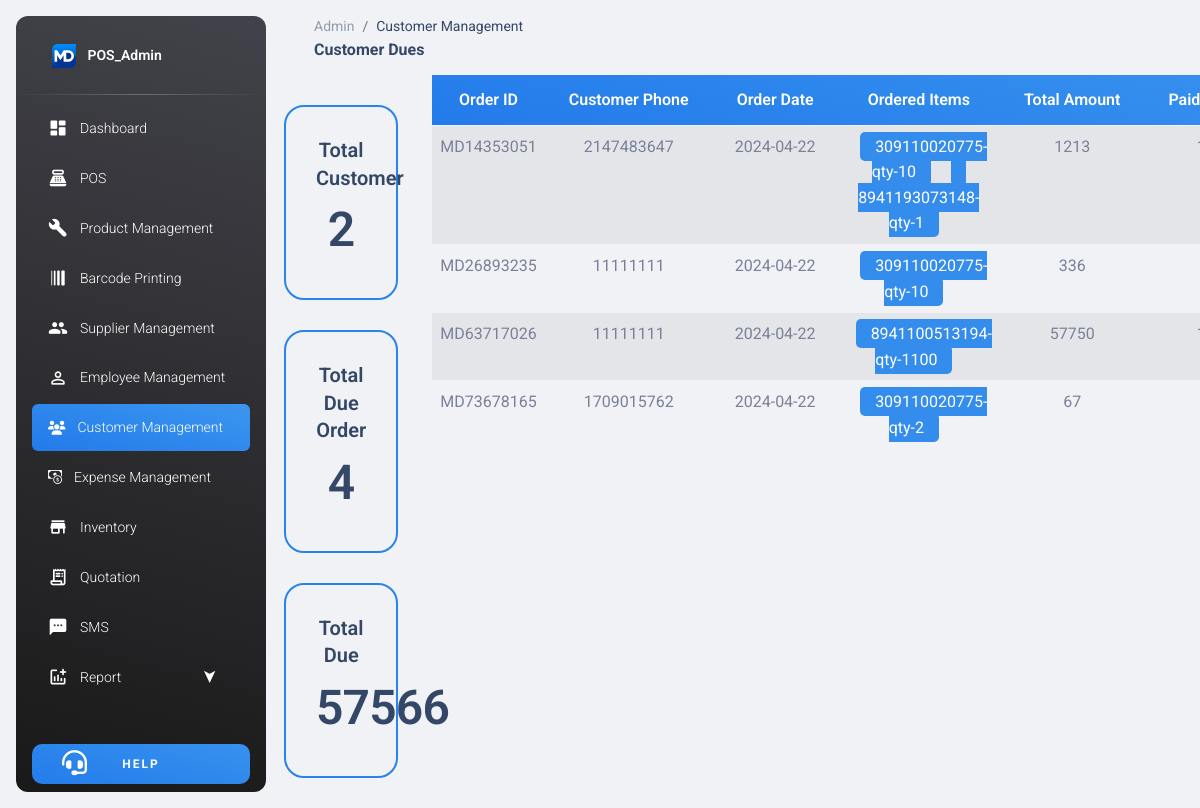
Page /Admin_panel/customer-due.php on the committed database.
### tables this page shows
CREATE TABLE `customer_order` (
  `order_id` varchar(255) NOT NULL,
  `customer_phone` varchar(11) NOT NULL,
  `order_date` date NOT NULL,
  `order_item` varchar(255) NOT NULL,
  `total` int(255) NOT NULL,
  `paid` int(255) NOT NULL,
  `due` int(255) NOT NULL,
  `paid_by` varchar(255) NOT NULL,
  `sale_by` varchar(255) NOT NULL
);

### Admin_panel/customer-due.php (the view, shortened to what this page needs)
<!DOCTYPE html>
<html lang="en">
<head>
  <link rel="stylesheet" href="https://cdn.jsdelivr.net/npm/bootstrap-icons@1.11.3/font/bootstrap-icons.min.css">
  <link rel="stylesheet" href="https://cdnjs.cloudflare.com/ajax/libs/font-awesome/6.5.1/css/fontawesome.min.css" />
  <link href="../assets/css/nucleo-icons.css" rel="stylesheet" />
  <link href="../assets/css/nucleo-svg.css" rel="stylesheet" />
  <link href="../assets/css/supplier_management.css" rel="stylesheet" />
  <link href="../assets/css/supplier-due.css" rel="stylesheet" />
  <link id="pagestyle" href="../assets/css/material-dashboard.css?v=3.1.0" rel="stylesheet" />
</head>
<body class="g-sidenav-show  bg-gray-200">
  <aside class="sidenav navbar navbar-vertical navbar-expand-xs border-0 border-radius-xl my-3 fixed-start ms-3   bg-gradient-dark" id="sidenav-main">
    <div class="sidenav-header">
      <a class="navbar-brand m-0" href=" https://demos.creative-tim.com/material-dashboard/pages/dashboard " target="_blank">
        <img src="../assets/img/MD logo.svg" class="navbar-brand-img h-100" alt="main_logo">
        <span class="ms-1 font-weight-bold text-white">POS_Admin</span>
      </a>
    </div>
    <hr class="horizontal light mt-0 mb-2">
    <div class="collapse navbar-collapse  w-auto " id="sidenav-collapse-main">
      <ul class="navbar-nav">
        <li class="nav-item">
          <a class="nav-link text-white " href="dashboard.php">
            <div class="text-white text-center me-2 d-flex align-items-center justify-content-center">
              <i class="material-icons opacity-10">dashboard</i>
            </div>
            <span class="nav-link-text ms-1">Dashboard</span>
          </a>
        </li>
        <li class="nav-item">
          <a class="nav-link text-white" href="pos.php">
            <div class="text-white text-center me-2 d-flex align-items-center justify-content-center">
              <i class="material-icons opacity-10">point_of_sale</i>
            </div>
            <span class="nav-link-text ms-1">POS</span>
          </a>
        </li>
        <li class="nav-item">
          <a class="nav-link text-white " href="product_management.php">
            <div class="text-white text-center me-2 d-flex align-items-center justify-content-center">
              <i class="material-icons opacity-10">build</i>
            </div>
            <span class="nav-link-text ms-1">Product Management</span>
          </a>
        </li>
        <li class="nav-item">
          <a class="nav-link text-white " href="barcode_printing.php">
            <div class="text-white text-center me-2 d-flex align-items-center justify-content-center">
              <i class="material-icons opacity-10" style="transform:rotate(90deg);">line_weight</i>
            </div>
            <span class="nav-link-text ms-1">Barcode Printing</span>
          </a>
        </li>
        <li class="nav-item">
          <a class="nav-link text-white" href="supplier_management.php">
            <div class="text-white text-center me-2 d-flex align-items-center justify-content-center">
              <i class="material-icons opacity-10">group</i>
            </div>
            <span class="nav-link-text ms-1">Supplier Management</span>
          </a>
        </li>
        <li class="nav-item">
          <a class="nav-link text-white " href="sales_staff.php">
            <div class="text-white text-center me-2 d-flex align-items-center justify-content-center">
              <i class="material-icons opacity-10">person_outline</i>
            </div>
            <span class="nav-link-text ms-1">Employee Management</span>
          </a>
        </li>
        <li class="nav-item">
          <a class="nav-link text-white bg-gradient-primary" href="customer_management.php">
            <div class="text-white text-center me-2 d-flex align-items-center justify-content-center">
              <i class="fas fa-users opacity-10"></i>
            </div>
            <span class="nav-link-text ms-1">Customer Management</span>
          </a>
        </li>
        <li class="nav-item">
          <a class="nav-link text-white " href="expens_management.php">
            <div class="text-white text-center me-2 d-flex align-items-center justify-content-center">
            <i class="bi bi-cash-coin opacity-10"></i>
            </div>
            <span class="nav-link-text ms-1">Expense Management</span>
          </a>
        </li>
        <li class="nav-item">
          <a class="nav-link text-white " href="inventory.php">
            <div class="text-white text-center me-2 d-flex align-items-center justify-content-center">
              <i class="material-icons opacity-10">store</i>
            </div>
            <span class="nav-link-text ms-1">Inventory</span>
          </a>
        </li>
        <li class="nav-item">
          <a class="nav-link text-white " href="quotation.php">
            <div class="text-white text-center me-2 d-flex align-items-center justify-content-center">
              <i class="material-icons opacity-10">receipt_long</i>
            </div>
            <span class="nav-link-text ms-1">Quotation</span>
          </a>
        </li>
        <li class="nav-item">
          <a class="nav-link text-white" href="sms.php">
            <div class="text-white text-center me-2 d-flex align-items-center justify-content-center">
              <i class="material-icons opacity-10">sms</i>
            </div>
            <span class="nav-link-text ms-1">SMS</span>
          </a>
        </li>
        <li class="nav-item sub_menu">
          <div class="nav-link text-white dropdown_menu" href="sales_report.php">
            <div class="text-white text-center me-2 d-flex align-items-center justify-content-center">
              <i class="material-icons opacity-10">addchart</i>
            </div>
            <span class="nav-link-text ms-1">Report</span>
          </div>
        </li>
      </ul>
    </div>
    <div class="sidenav-footer position-absolute w-100 bottom-1">
      <div class="mx-3">
        <a class="btn bg-gradient-primary w-100 " href="support.php" type="button" style="letter-spacing:2px;border-radius:10px !important;padding:10px !important;"><i class="fas fa-headset position-absolute  text-white" style="font-size:25px;width: 100%; left:-30%; top: 7px;"></i><span class="text-white">Help</span></a>
      </div>
    </div>
  </aside>
  <main class="main-content position-relative max-height-vh-100 h-100 border-radius-lg ">
    <nav class="navbar navbar-main navbar-expand-lg px-0 mx-4 shadow-none border-radius-xl" id="navbarBlur" data-scroll="true">
      <div class="container-fluid py-1 px-3">
        <nav aria-label="breadcrumb">
          <ol class="breadcrumb bg-transparent mb-0 pb-0 pt-1 px-0 me-sm-6 me-5">
            <li class="breadcrumb-item text-sm"><a class="opacity-5 text-dark" href="javascript:;">Admin</a></li>
            <li class="breadcrumb-item text-sm text-dark active" aria-current="page">Customer Management</li>
          </ol>
          <h6 class="font-weight-bolder mb-0">Customer Dues</h6>
        </nav>
      </div>
    </nav>
    <div class="body overflow-hidden">
        <div class="row">
            <div class="col-lg-2 text-center">
                <div class="item1">
                    <h5 class="h5">Total Customer</h5>
                    <?php
                      require_once("../conn.php");
                      $sql1 = "SELECT COUNT(*) AS row_count FROM customer";
                      $qry1 = mysqli_query($conn,$sql1);
                      $result = mysqli_fetch_assoc($qry1);
                      $row_count = $result['row_count'];
                    ?>
                    <h1 class="h1"><?php echo $row_count; ?></h1>
                </div>
                <div class="item1">
                    <h5 class="h5">Total Due Order</h5>
                    <?php
                      require_once("../conn.php");
                      $sql2 = "SELECT COUNT(*) AS row_count FROM customer_order where due !=0";
                      $qry2 = mysqli_query($conn,$sql2);
                      $result1 = mysqli_fetch_assoc($qry2);
                      $row_count1 = $result1['row_count'];
                    ?>
                    <h1 class="h1"><?php echo $row_count1; ?></h1>
                </div>
                <div class="item1">
                    <h5 class="h5">Total Due</h5>
                    <?php
                      require_once("../conn.php");
                      $sql4 = "SELECT SUM(due) AS total_sum FROM customer_order";
                      $qry4 = mysqli_query($conn,$sql4);
                      $result3 = mysqli_fetch_assoc($qry4);
                      $total_sum1 = $result3['total_sum'];
                    ?>
                    <h1 class="h1"><?php echo $total_sum1; ?></h1>
                </div>
            </div>
            <div class="col-lg-10 tab">
                <table class="table table-striped text-center justify-content-center">
                    <thead class="bg-gradient-primary text-white">
                      <th>Order ID</th>
                      <th>Customer Phone</th>
                      <th>Order Date</th>
                      <th>Ordered Items</th>
                      <th>Total Amount</th>
                      <th>Paid Amount</th>
                    </thead>
                    <tbody>
                    <?php
                        require_once("../conn.php");
                        $sql = "select * from customer_order where due != '0' ";
                        $qry = mysqli_query($conn,$sql);
                        if(mysqli_num_rows($qry)>0)
                        {
                          while($row=mysqli_fetch_assoc($qry))
                          {
                            ?>
                      <tr>
                        <td><?php echo $row['order_id']; ?></td>
                        <td><?php echo $row['customer_phone']; ?></td>
                        <td><?php echo $row['order_date']; ?></td>
                        <td width=800 class="wrap">
                          <?php
                            $values = explode(',',$row["order_item"]);
                            foreach($values as $x){
                              echo "<span style='padding: 5px 15px; margin: 5px 10px; background: #348DED; color: white; border-radius: 5px;'>".$x."</span>";
                            }
                          ?>
                        </td>
                        <td><?php echo $row['total']; ?></td>
                        <td><?php echo $row['paid']; ?></td>
                      </tr>
                      <?php
                          }
                        }
                      ?>
                    </tbody>
                </table>
            </div>
        </div>
    </div>

### assets/css/supplier_management.css (style rules this page uses)
.table tbody tr .wrap span { float: center; }
.table tbody tr .wrap { text-wrap: wrap; }

### assets/css/supplier-due.css (style rules this page uses)
.item1 { border: 2px solid #2983EB; padding: 30px 30px; margin: 30px 10px; border-radius: 50px; -webkit-border-radius: 20px; -moz-border-radius: 50px; -ms-border-radius: 50px; -o-border-radius: 50px; }
.tab { max-height: 88vh; overflow-y: scroll; }
.table tbody tr .wrap { text-wrap: wrap; }

### rows in the picture
customer_order: order_id "MD14353051", customer_phone "2147483647", order_date "2024-04-22", order_item "309110020775-qty-10", order_item "8941193073148-qty-1", total "1213"
customer_order: order_id "MD26893235", customer_phone "11111111", order_date "2024-04-22", order_item "309110020775-qty-10", total "336"
customer_order: order_id "MD63717026", customer_phone "11111111", order_date "2024-04-22", order_item "8941100513194-qty-1100", total "57750"
customer_order: order_id "MD73678165", customer_phone "1709015762", order_date "2024-04-22", order_item "309110020775-qty-2", total "67"

### other values in the picture
$row_count "2"
$row_count1 "4"
$total_sum1 "57566"
